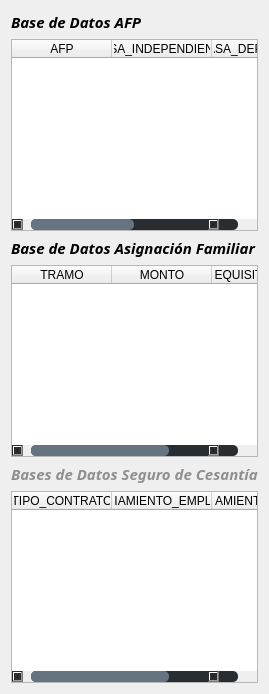
            <widget class="QWidget" name="pageDBprevisionales">
             <property name="maximumSize">
              <size>
               <width>0</width>
               <height>16777215</height>
              </size>
             </property>
             <layout class="QVBoxLayout" name="verticalLayout_12">
              <item>
               <widget class="QLabel" name="label_6">
                <property name="minimumSize">
                 <size>
                  <width>0</width>
                  <height>0</height>
                 </size>
                </property>
                <property name="maximumSize">
                 <size>
                  <width>16777215</width>
                  <height>16777215</height>
                 </size>
                </property>
                <property name="font">
                 <font>
                  <family>Franklin Gothic Demi</family>
                  <pointsize>11</pointsize>
                  <weight>75</weight>
                  <italic>true</italic>
                  <bold>true</bold>
                 </font>
                </property>
                <property name="text">
                 <string>&lt;html&gt;&lt;head/&gt;&lt;body&gt;&lt;p&gt;&lt;span style=&quot; font-size:11pt;&quot;&gt;Base de Datos AFP&lt;/span&gt;&lt;/p&gt;&lt;/body&gt;&lt;/html&gt;</string>
                </property>
               </widget>
              </item>
              <item>
               <widget class="QTableWidget" name="afpTbl">
                <property name="styleSheet">
                 <string notr="true">/* HORIZONTAL SCROLLBAR */
 QScrollBar:horizontal{
	border:none;
	background-color:rgb(40,45,50);
	height:11px;
	margin: 0px 19px 0px 19px;
	border-top-left-radius:5px;
	border-bottom-left-radius:5px;
	border-top-right-radius:5px;
	border-bottom-right-radius:5px;
}

/*   HANDLE BAR HORIZONTAL  */
 QScrollBar::handle:horizontal{
	background-color: rgb(102, 116, 130);
	border-radius:5px;
	height:1px;
}
QScrollBar::handle:horizontal:pressed{
	background-color: rgb(0, 171, 179);
}
QScrollBar::handle:horizontal:hover{
	background-color: rgb(0, 171, 179);

}
/*LEFT BTN - SCROLLBAR */
 QScrollBar::sub-line:horizontal{
	border:none;
	
	border-image: url(:/newPrefix/ICONS/angle-small-left (1).png);
	background-color:rgb(30,35,40);
	width:16px;
	height:16px;
	border-top-left-radius:8px;
	border-bottom-left-radius:8px;
	border-top- right-radius:8px;
	border-bottom-right-radius:8px;
	subcontrol-position:left;
	subcontrol-origin:margin;
	
}
 QScrollBar::sub-line:horizontal:hover{
	background-color: rgb(108, 110, 125);
}

/*RIGHT BTN - SCROLLBAR */
 QScrollBar::add-line:horizontal{
	border:none;
	background-color: rgb(30,35,40);
	width:17px;
	height:16px;
	border-top-left-radius:8px;
	border-bottom-left-radius:8px;
	border-top- right-radius:8px;
	border-bottom-right-radius:8px;
	subcontrol-position:right;
	subcontrol-origin:margin;
	
	border-image: url(:/newPrefix/ICONS/angle-small-right.png);

}
 QScrollBar::add-line:horizontal:hover{
	background-color:rgb(108, 110, 125);
}

/*RESET ARROW*/

QScrollBar::add-page:horizontal,QScrollBar::sub-page:horizontal{
	background:none;
}


/* VERTICAL SCROLLBAR */
 QScrollBar:vertical{
	border:none;
	background-color:rgb(40,45,50);
	width:11px;
	margin: 19px 0px 19px 0px;
	border-top-left-radius:5px;
	border-bottom-left-radius:5px;
	border-top-right-radius:5px;
	border-bottom-right-radius:5px;
}

/*   HANDLE BAR VERTICAL  */
 QScrollBar::handle:vertical{
	background-color: rgb(102, 116, 130);
	border-radius:5px;
	width:1px;
	
}
QScrollBar::handle:vertical:pressed{
	background-color: rgb(0, 171, 179);
}
QScrollBar::handle:vertical:hover{
	background-color: rgb(0, 171, 179);

}
/*TOP BUTTON - VERTICAL */
 QScrollBar::sub-line:vertical{
	border:none;
	border-image: url(:/newPrefix/ICONS/angle-small-up.png);
	background-color:rgb(30,35,40);
	width:16px;
	height:16px;
	border-top-left-radius:8px;
	border-bottom-left-radius:8px;
	border-top- right-radius:8px;
	border-bottom-right-radius:8px;
	subcontrol-position:top;
	subcontrol-origin:margin;
	
}
 QScrollBar::sub-line:vertical:hover{
	background-color: rgb(108, 110, 125);
}

/*DOWN BUTTON - SCROLLBAR */
 QScrollBar::add-line:vertical{
	border:none;
	background-color: rgb(30,35,40);
	width:17px;
	height:16px;
	border-top-left-radius:8px;
	border-bottom-left-radius:8px;
	border-top- right-radius:8px;
	border-bottom-right-radius:8px;
	subcontrol-position:bottom;
	subcontrol-origin:margin;
	
	
	border-image: url(:/newPrefix/ICONS/angle-small-down.png);

}
 QScrollBar::add-line:vertical:hover{
	background-color:rgb(108, 110, 125);
}

/*RESET ARROW*/

QScrollBar::add-page:vertical,QScrollBar::sub-page:vertical{
	background:none;
}

</string>
                </property>
                <attribute name="horizontalHeaderShowSortIndicator" stdset="0">
                 <bool>true</bool>
                </attribute>
                <attribute name="horizontalHeaderStretchLastSection">
                 <bool>true</bool>
                </attribute>
                <column>
                 <property name="text">
                  <string>AFP</string>
                 </property>
                </column>
                <column>
                 <property name="text">
                  <string>TASA_INDEPENDIENTE</string>
                 </property>
                </column>
                <column>
                 <property name="text">
                  <string>TASA_DEPENDIENTE</string>
                 </property>
                </column>
                <column>
                 <property name="text">
                  <string>SIS</string>
                 </property>
                </column>
               </widget>
              </item>
              <item>
               <widget class="QLabel" name="label_7">
                <property name="minimumSize">
                 <size>
                  <width>0</width>
                  <height>0</height>
                 </size>
                </property>
                <property name="maximumSize">
                 <size>
                  <width>16777215</width>
                  <height>16777215</height>
                 </size>
                </property>
                <property name="font">
                 <font>
                  <family>Franklin Gothic Demi</family>
                  <pointsize>11</pointsize>
                  <weight>75</weight>
                  <italic>true</italic>
                  <bold>true</bold>
                 </font>
                </property>
                <property name="text">
                 <string>&lt;html&gt;&lt;head/&gt;&lt;body&gt;&lt;p&gt;&lt;span style=&quot; font-size:11pt;&quot;&gt;Base de Datos Asignación Familiar&lt;/span&gt;&lt;/p&gt;&lt;/body&gt;&lt;/html&gt;</string>
                </property>
               </widget>
              </item>
              <item>
               <widget class="QTableWidget" name="asignacionTbl">
                <property name="styleSheet">
                 <string notr="true">/* HORIZONTAL SCROLLBAR */
 QScrollBar:horizontal{
	border:none;
	background-color:rgb(40,45,50);
	height:11px;
	margin: 0px 19px 0px 19px;
	border-top-left-radius:5px;
	border-bottom-left-radius:5px;
	border-top-right-radius:5px;
	border-bottom-right-radius:5px;
}

/*   HANDLE BAR HORIZONTAL  */
 QScrollBar::handle:horizontal{
	background-color: rgb(102, 116, 130);
	border-radius:5px;
	height:1px;
}
QScrollBar::handle:horizontal:pressed{
	background-color: rgb(0, 171, 179);
}
QScrollBar::handle:horizontal:hover{
	background-color: rgb(0, 171, 179);

}
/*LEFT BTN - SCROLLBAR */
 QScrollBar::sub-line:horizontal{
	border:none;
	
	border-image: url(:/newPrefix/ICONS/angle-small-left (1).png);
	background-color:rgb(30,35,40);
	width:16px;
	height:16px;
	border-top-left-radius:8px;
	border-bottom-left-radius:8px;
	border-top- right-radius:8px;
	border-bottom-right-radius:8px;
	subcontrol-position:left;
	subcontrol-origin:margin;
	
}
 QScrollBar::sub-line:horizontal:hover{
	background-color: rgb(108, 110, 125);
}

/*RIGHT BTN - SCROLLBAR */
 QScrollBar::add-line:horizontal{
	border:none;
	background-color: rgb(30,35,40);
	width:17px;
	height:16px;
	border-top-left-radius:8px;
	border-bottom-left-radius:8px;
	border-top- right-radius:8px;
	border-bottom-right-radius:8px;
	subcontrol-position:right;
	subcontrol-origin:margin;
	
	border-image: url(:/newPrefix/ICONS/angle-small-right.png);

}
 QScrollBar::add-line:horizontal:hover{
	background-color:rgb(108, 110, 125);
}

/*RESET ARROW*/

QScrollBar::add-page:horizontal,QScrollBar::sub-page:horizontal{
	background:none;
}


/* VERTICAL SCROLLBAR */
 QScrollBar:vertical{
	border:none;
	background-color:rgb(40,45,50);
	width:11px;
	margin: 19px 0px 19px 0px;
	border-top-left-radius:5px;
	border-bottom-left-radius:5px;
	border-top-right-radius:5px;
	border-bottom-right-radius:5px;
}

/*   HANDLE BAR VERTICAL  */
 QScrollBar::handle:vertical{
	background-color: rgb(102, 116, 130);
	border-radius:5px;
	width:1px;
	
}
QScrollBar::handle:vertical:pressed{
	background-color: rgb(0, 171, 179);
}
QScrollBar::handle:vertical:hover{
	background-color: rgb(0, 171, 179);

}
/*TOP BUTTON - VERTICAL */
 QScrollBar::sub-line:vertical{
	border:none;
	border-image: url(:/newPrefix/ICONS/angle-small-up.png);
	background-color:rgb(30,35,40);
	width:16px;
	height:16px;
	border-top-left-radius:8px;
	border-bottom-left-radius:8px;
	border-top- right-radius:8px;
	border-bottom-right-radius:8px;
	subcontrol-position:top;
	subcontrol-origin:margin;
	
}
 QScrollBar::sub-line:vertical:hover{
	background-color: rgb(108, 110, 125);
}

/*DOWN BUTTON - SCROLLBAR */
 QScrollBar::add-line:vertical{
	border:none;
	background-color: rgb(30,35,40);
	width:17px;
	height:16px;
	border-top-left-radius:8px;
	border-bottom-left-radius:8px;
	border-top- right-radius:8px;
	border-bottom-right-radius:8px;
	subcontrol-position:bottom;
	subcontrol-origin:margin;
	
	
	border-image: url(:/newPrefix/ICONS/angle-small-down.png);

}
 QScrollBar::add-line:vertical:hover{
	background-color:rgb(108, 110, 125);
}

/*RESET ARROW*/

QScrollBar::add-page:vertical,QScrollBar::sub-page:vertical{
	background:none;
}

</string>
                </property>
                <attribute name="horizontalHeaderShowSortIndicator" stdset="0">
                 <bool>true</bool>
                </attribute>
                <attribute name="horizontalHeaderStretchLastSection">
                 <bool>true</bool>
                </attribute>
                <attribute name="verticalHeaderCascadingSectionResizes">
                 <bool>false</bool>
                </attribute>
                <column>
                 <property name="text">
                  <string>TRAMO</string>
                 </property>
                </column>
                <column>
                 <property name="text">
                  <string>MONTO</string>
                 </property>
                </column>
                <column>
                 <property name="text">
                  <string>REQUISITO_RENTA</string>
                 </property>
                </column>
               </widget>
              </item>
              <item>
               <widget class="QLabel" name="label_8">
                <property name="minimumSize">
                 <size>
                  <width>0</width>
                  <height>0</height>
                 </size>
                </property>
                <property name="maximumSize">
                 <size>
                  <width>16777215</width>
                  <height>16777215</height>
                 </size>
                </property>
                <property name="font">
                 <font>
                  <family>Franklin Gothic Demi</family>
                  <pointsize>12</pointsize>
                  <weight>75</weight>
                  <italic>true</italic>
                  <bold>true</bold>
                 </font>
                </property>
                <property name="text">
                 <string>&lt;html&gt;&lt;head/&gt;&lt;body&gt;&lt;p&gt;&lt;span style=&quot; font-size:11pt; color:#8f8f8f;&quot;&gt;Bases de Datos Seguro de Cesantía&lt;/span&gt;&lt;/p&gt;&lt;/body&gt;&lt;/html&gt;</string>
                </property>
               </widget>
              </item>
              <item>
               <widget class="QTableWidget" name="cesantiaTbl">
                <property name="styleSheet">
                 <string notr="true">/* HORIZONTAL SCROLLBAR */
 QScrollBar:horizontal{
	border:none;
	background-color:rgb(40,45,50);
	height:11px;
	margin: 0px 19px 0px 19px;
	border-top-left-radius:5px;
	border-bottom-left-radius:5px;
	border-top-right-radius:5px;
	border-bottom-right-radius:5px;
}

/*   HANDLE BAR HORIZONTAL  */
 QScrollBar::handle:horizontal{
	background-color: rgb(102, 116, 130);
	border-radius:5px;
	height:1px;
}
QScrollBar::handle:horizontal:pressed{
	background-color: rgb(0, 171, 179);
}
QScrollBar::handle:horizontal:hover{
	background-color: rgb(0, 171, 179);

}
/*LEFT BTN - SCROLLBAR */
 QScrollBar::sub-line:horizontal{
	border:none;
	
	border-image: url(:/newPrefix/ICONS/angle-small-left (1).png);
	background-color:rgb(30,35,40);
	width:16px;
	height:16px;
	border-top-left-radius:8px;
	border-bottom-left-radius:8px;
	border-top- right-radius:8px;
	border-bottom-right-radius:8px;
	subcontrol-position:left;
	subcontrol-origin:margin;
	
}
 QScrollBar::sub-line:horizontal:hover{
	background-color: rgb(108, 110, 125);
}

/*RIGHT BTN - SCROLLBAR */
 QScrollBar::add-line:horizontal{
	border:none;
	background-color: rgb(30,35,40);
	width:17px;
	height:16px;
	border-top-left-radius:8px;
	border-bottom-left-radius:8px;
	border-top- right-radius:8px;
	border-bottom-right-radius:8px;
	subcontrol-position:right;
	subcontrol-origin:margin;
	
	border-image: url(:/newPrefix/ICONS/angle-small-right.png);

}
 QScrollBar::add-line:horizontal:hover{
	background-color:rgb(108, 110, 125);
}

/*RESET ARROW*/

QScrollBar::add-page:horizontal,QScrollBar::sub-page:horizontal{
	background:none;
}


/* VERTICAL SCROLLBAR */
 QScrollBar:vertical{
	border:none;
	background-color:rgb(40,45,50);
	width:11px;
	margin: 19px 0px 19px 0px;
	border-top-left-radius:5px;
	border-bottom-left-radius:5px;
	border-top-right-radius:5px;
	border-bottom-right-radius:5px;
}

/*   HANDLE BAR VERTICAL  */
 QScrollBar::handle:vertical{
	background-color: rgb(102, 116, 130);
	border-radius:5px;
	width:1px;
	
}
QScrollBar::handle:vertical:pressed{
	background-color: rgb(0, 171, 179);
}
QScrollBar::handle:vertical:hover{
	background-color: rgb(0, 171, 179);

}
/*TOP BUTTON - VERTICAL */
 QScrollBar::sub-line:vertical{
	border:none;
	border-image: url(:/newPrefix/ICONS/angle-small-up.png);
	background-color:rgb(30,35,40);
	width:16px;
	height:16px;
	border-top-left-radius:8px;
	border-bottom-left-radius:8px;
	border-top- right-radius:8px;
	border-bottom-right-radius:8px;
	subcontrol-position:top;
	subcontrol-origin:margin;
	
}
 QScrollBar::sub-line:vertical:hover{
	background-color: rgb(108, 110, 125);
}

/*DOWN BUTTON - SCROLLBAR */
 QScrollBar::add-line:vertical{
	border:none;
	background-color: rgb(30,35,40);
	width:17px;
	height:16px;
	border-top-left-radius:8px;
	border-bottom-left-radius:8px;
	border-top- right-radius:8px;
	border-bottom-right-radius:8px;
	subcontrol-position:bottom;
	subcontrol-origin:margin;
	
	
	border-image: url(:/newPrefix/ICONS/angle-small-down.png);

}
 QScrollBar::add-line:vertical:hover{
	background-color:rgb(108, 110, 125);
}

/*RESET ARROW*/

QScrollBar::add-page:vertical,QScrollBar::sub-page:vertical{
	background:none;
}

</string>
                </property>
                <attribute name="horizontalHeaderShowSortIndicator" stdset="0">
                 <bool>true</bool>
                </attribute>
                <attribute name="horizontalHeaderStretchLastSection">
                 <bool>true</bool>
                </attribute>
                <column>
                 <property name="text">
                  <string>TIPO_CONTRATO</string>
                 </property>
                </column>
                <column>
                 <property name="text">
                  <string>FINANCIAMIENTO_EMPLEADOR</string>
                 </property>
                </column>
                <column>
                 <property name="text">
                  <string>FINANCIAMIENTO_TRABAJADOR</string>
                 </property>
                </column>
               </widget>
              </item>
             </layout>
            </widget>
